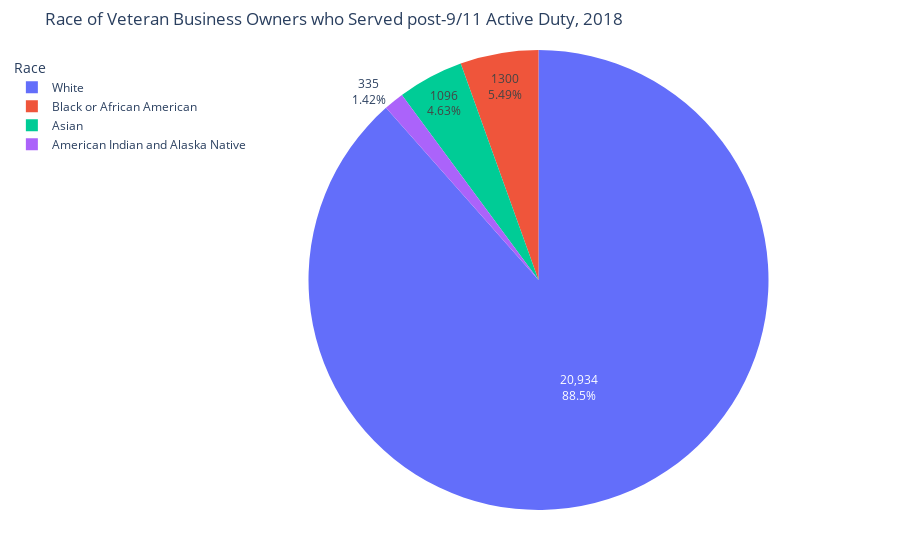

The notebook cell this image was saved under:
### Markdown cell above
Visualization included below:

fig01 = Race of Veteran Business Owners who Served post-9/11 Active Duty, 2018 <br>
fig02 = Race of Veteran Business Owners who Served Active Duty in 2018 <br>
fig03 = Service-Disabled Male Veteran Business Owners by Industry with 1000+ respondents, 2018 <br>
fig04 = Non-Service-Disabled Male Veterans Business Owners by Industry with over 1000 respondents, 2018 <br>
fig05 = Veteran Business Owners by Gender, 2018 <br>

### Code cell
fig01 = px.pie(Vet911, values="OWNPDEMP", names = "OWNER_RACE_LABEL", title ='Race of Veteran Business Owners who Served post-9/11 Active Duty, 2018')


fig01.update_layout(showlegend=True, margin=dict(l=25,r=25, t=50, b=50), 
legend=dict(
    yanchor="top",
    y=0.99,
    xanchor="right",
    x=0.01
), legend_title_text='Race')

fig01.update_traces(textinfo=('value + percent'))



fig01.write_image(r"VetOwnRacePost911Pie.png")
fig01.show()

### Figure 1 — Plotly figure (JSON) as saved in the notebook; plotly's stock layout.template omitted (floating-point values rounded to 4 significant figures)
{"data": [{"domain": {"x": [0, 1], "y": [0, 1]}, "hovertemplate": "OWNER_RACE_LABEL=%{label}<br>OWNPDEMP=%{value}<extra></extra>", "labels": ["Black or African American", "American Indian and Alaska Native", "Asian", "White"], "legendgroup": "", "name": "", "showlegend": true, "textinfo": "value+percent", "type": "pie", "values": [1300, 335, 1096, 20934]}], "layout": {"legend": {"title": {"text": "Race"}, "tracegroupgap": 0, "x": 0.01, "xanchor": "right", "y": 0.99, "yanchor": "top"}, "margin": {"b": 50, "l": 25, "r": 25, "t": 50}, "showlegend": true, "title": {"text": "Race of Veteran Business Owners who Served post-9/11 Active Duty, 2018"}}}
